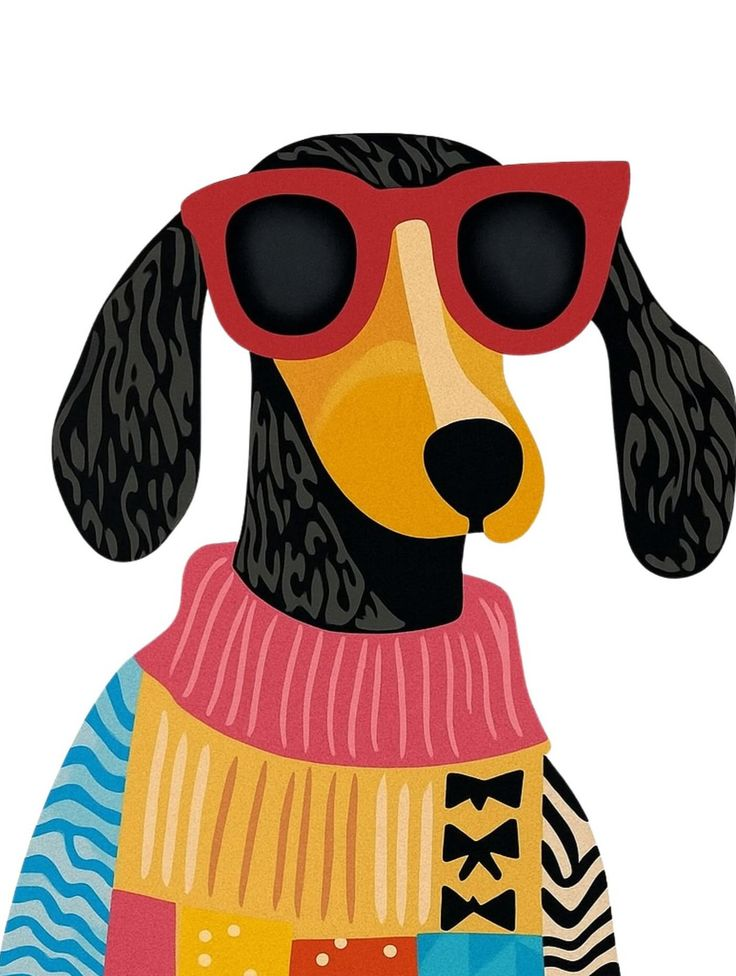
#> input picture examples/(4) Instagram.jpg, 736 x 976 px; its folder holds only this picture in this run
$ python auto_research.py   (older library calls are emulated)
#> lines starting #> are read from the running program, lines starting #| are printed output that depends on the picture; after the words box and inside, x2 and y2 are one past the last pixel; in counts of white or black regions, pixels touching at a corner belong together
#> in research_image, img_bgr is the input picture: shape (976, 736, 3); mean B, G, R 144.5, 159.5, 183.3
### src/coloring_template/pipeline.py
"""Core conversion pipeline: pop art image → coloring template.

Orchestrates the four stages:
  1. Load & normalize
  2. Extract line art (strategy-based)
  3. Cleanup (morphological ops + noise removal)
  4. Save output PNG
"""

import cv2
import numpy as np
from pathlib import Path

from .strategies import DarkPixelStrategy, EdgeDetectStrategy, CombinedStrategy
from .cleanup import clean
from .output import save, save_preview, save_svg


# ---------------------------------------------------------------------------
# Preprocessing — background detection and removal
# ---------------------------------------------------------------------------

# [97 lines left out: function detect_and_remove_dark_background, not called in this run]


# ---------------------------------------------------------------------------
# Auto-strategy selection
# ---------------------------------------------------------------------------

def select_strategy(img_rgb: np.ndarray, threshold: int = 70):
    """Analyse image statistics to choose the best extraction strategy.

    Heuristic:
      - If image is mostly bright with large dark blobs → dark subject on light bg
        → use EdgeDetectStrategy to capture subject boundaries as lines
      - If >2% of pixels are dark AND desaturated → strong black outlines present
        → use DarkPixelStrategy (fastest, cleanest for pop art)
      - If dark pixels exist but are concentrated in large blobs (fills, not outlines)
        → use EdgeDetectStrategy (dark areas are fills like hair/clothing, not drawn lines)
      - Otherwise → EdgeDetectStrategy (no clear outlines, rely on edge detection)

    Args:
        img_rgb: Input image as HxWx3 RGB array.
        threshold: Dark pixel threshold (passed through to DarkPixelStrategy).

    Returns:
        An instantiated strategy object.
    """
#> called with threshold = 60
    gray = cv2.cvtColor(img_rgb, cv2.COLOR_RGB2GRAY)
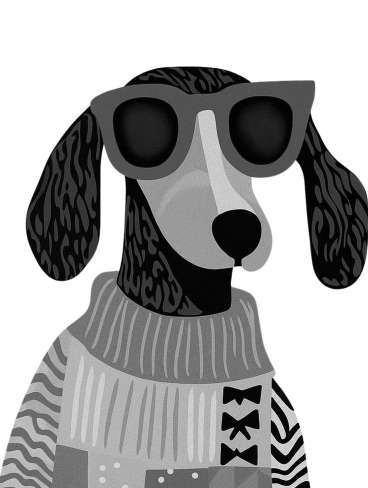
#> gray: shape (976, 736) (shown at 1/2 size); min 0, max 255, mean 164.9
    hsv = cv2.cvtColor(img_rgb, cv2.COLOR_RGB2HSV)
#> hsv: shape (976, 736, 3); mean H, S, V 42.1, 82.8, 188.9
    saturation = hsv[:, :, 1]
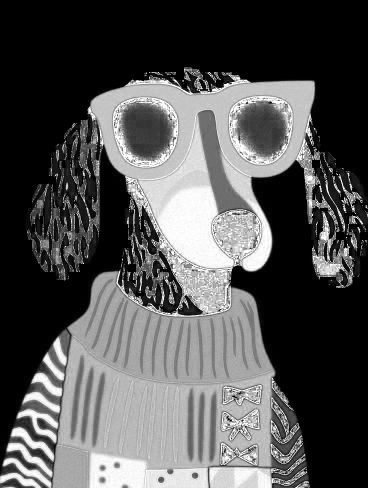
#> saturation: shape (976, 736) (shown at 1/2 size); min 0, max 255, mean 82.8
    total = gray.size

    # ------------------------------------------------------------------
    # Detect dark-subject-on-light-background.
    # When the subject itself is dark (black cat, silhouette, text on
    # bright paper) DarkPixelStrategy treats it as a solid fill and
    # _remove_fill_regions replaces it with a thin contour that often
    # breaks. EdgeDetectStrategy sees the brightness gradient at the
    # subject boundary and produces a natural closed outline.
    # ------------------------------------------------------------------
    bright_ratio = np.sum(gray > 180) / total
#> bright_ratio = 0.497
    if bright_ratio > 0.60:
        dark_mask = (gray < 100).astype(np.uint8) * 255
        num_labels, _, stats, _ = cv2.connectedComponentsWithStats(
            dark_mask, connectivity=8
        )
        large_dark_area = sum(
            stats[i, cv2.CC_STAT_AREA]
            for i in range(1, num_labels)
            if stats[i, cv2.CC_STAT_AREA] > 0.03 * total
        )
        if large_dark_area > 0.06 * total:
            # Significant dark mass on bright background → subject silhouette
            return EdgeDetectStrategy(method="adaptive")

    # True outline pixels: dark AND low saturation
    outline_mask = (gray < 50) & (saturation < 60)
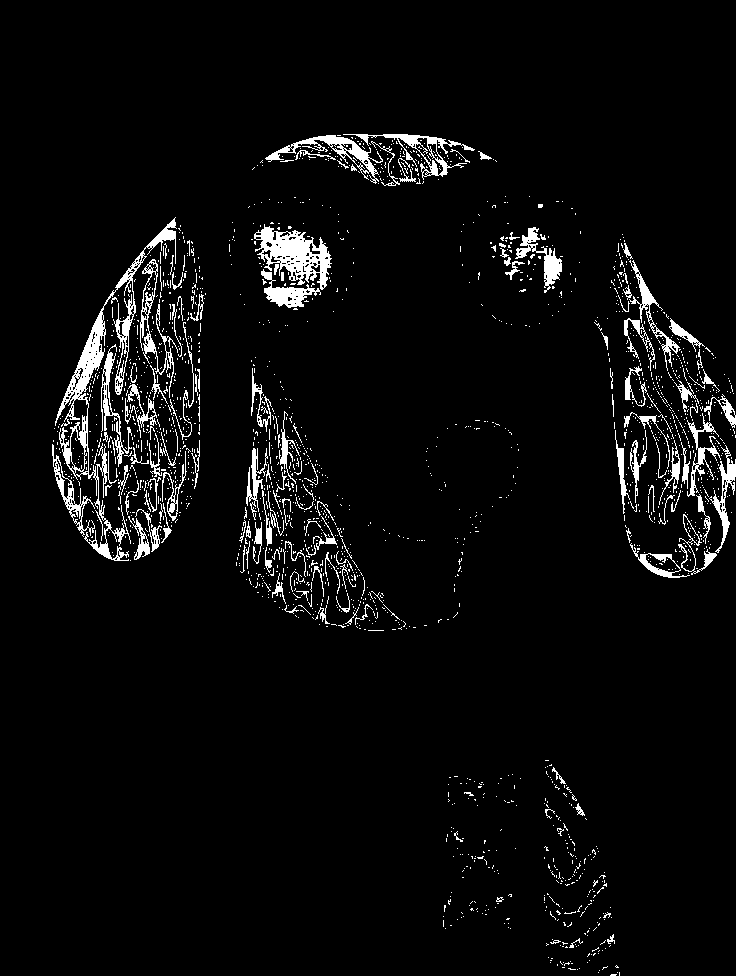
#> outline_mask: shape (976, 736) bool; 4.4% white; 2034 white regions (1887 under 20 px), largest, box (x1, y1, x2, y2) and area: (55, 217, 177, 561) 4463, (254, 224, 332, 290) 2324, (265, 135, 383, 184) 1138
    outline_ratio = np.sum(outline_mask) / total
#> outline_ratio = 0.0439

    if outline_ratio > 0.02:
        # Check if dark pixels form thin outlines or large fills.
        # Erode the dark mask — outlines disappear, fills survive.
        dark_binary = (outline_mask.astype(np.uint8) * 255)
        kernel = cv2.getStructuringElement(cv2.MORPH_ELLIPSE, (7, 7))
        eroded = cv2.erode(dark_binary, kernel, iterations=2)
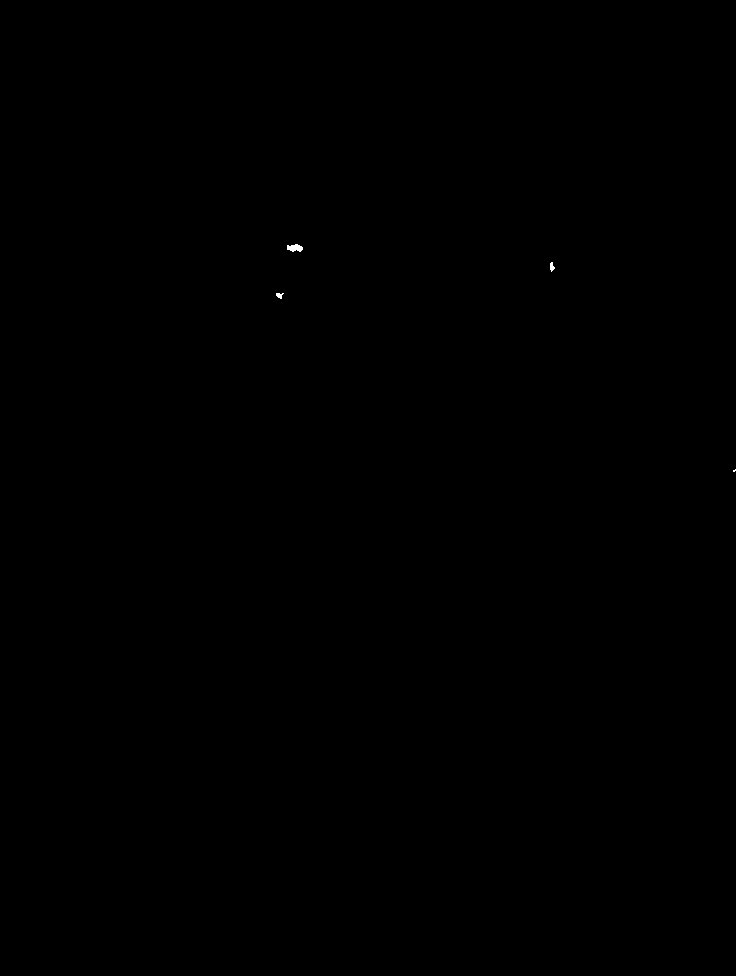
#> eroded: shape (976, 736); 0.02% white; 4 white regions (1 under 20 px), largest, box (x1, y1, x2, y2) and area: (287, 244, 303, 252) 92, (550, 262, 555, 272) 32, (276, 293, 284, 299) 30
        surviving_ratio = np.sum(eroded > 0) / total
#> surviving_ratio = 0.000223
#> (the rest of the program and of its run is left out)
